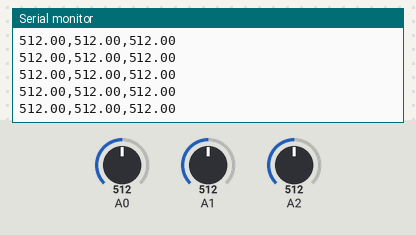
A sketch run on a simulated Arduino Uno, built with avr-gcc and run on an emulated ATmega328P. Parts: the last lines printed to the serial monitor. The test bench sets the inputs (shaded band); at power-on: A0 = 512, A1 = 512, A2 = 512.

Above: at 1.2 s.
1.3 s: A0 set to 989
At 2.4 s:
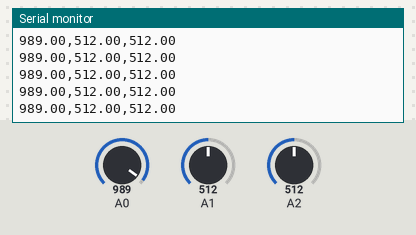
2.8 s: A0 set to 1009
At 3.8 s:
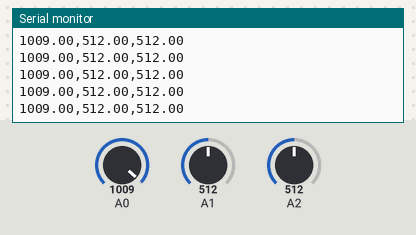
4.3 s: A1 set to 111
At 5.3 s:
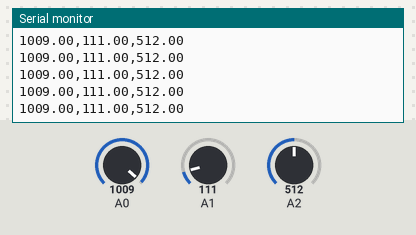
7.3 s: A1 set to 95
At 8.1 s:
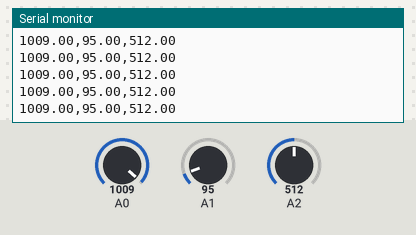
Timing chart, 0 to 10.3 s (numbered marks = the images above; inputs shaded):
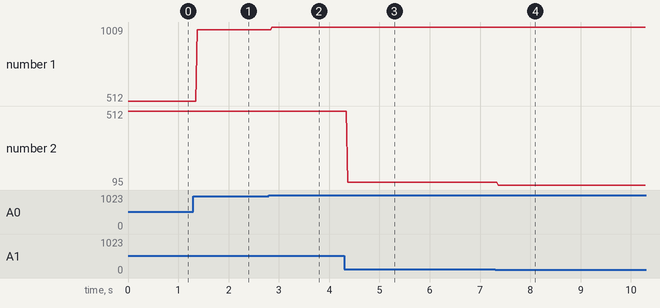

Measured:
- after the input at 1.3 s, the serial monitor: prints a new line after 0.07 s (image 1)
- after the input at 2.8 s, the serial monitor: prints a new line after 0.06 s (image 2)
- after the input at 4.3 s, the serial monitor: prints a new line after 0.07 s (image 3)
- after the input at 7.3 s, the serial monitor: prints a new line after 0.06 s (image 4)
- plotted number 1: 512 → 989 after the input at 1.3 s, 989 → 1009 after the input at 2.8 s
- plotted number 2: 512 → 111 after the input at 4.3 s, 111 → 95 after the input at 7.3 s

The sketch:

Arduino_accelerometer_software.ino
```cpp
/*
 APtech
 ADXL335 Accelerometer board software

 */

float Xout = 0;

float Yout = 0;

float Zout = 0;


void setup() {


  Serial.begin(9600);


}


void loop() {


  Xout = analogRead(A0);

  Serial.print(Xout);
  Serial.print(",");


  Yout = analogRead(A1);

  Serial.print(Yout);
  Serial.print(",");


  Zout = analogRead(A2);

  Serial.println(Zout);

  delay(10);


}
```
